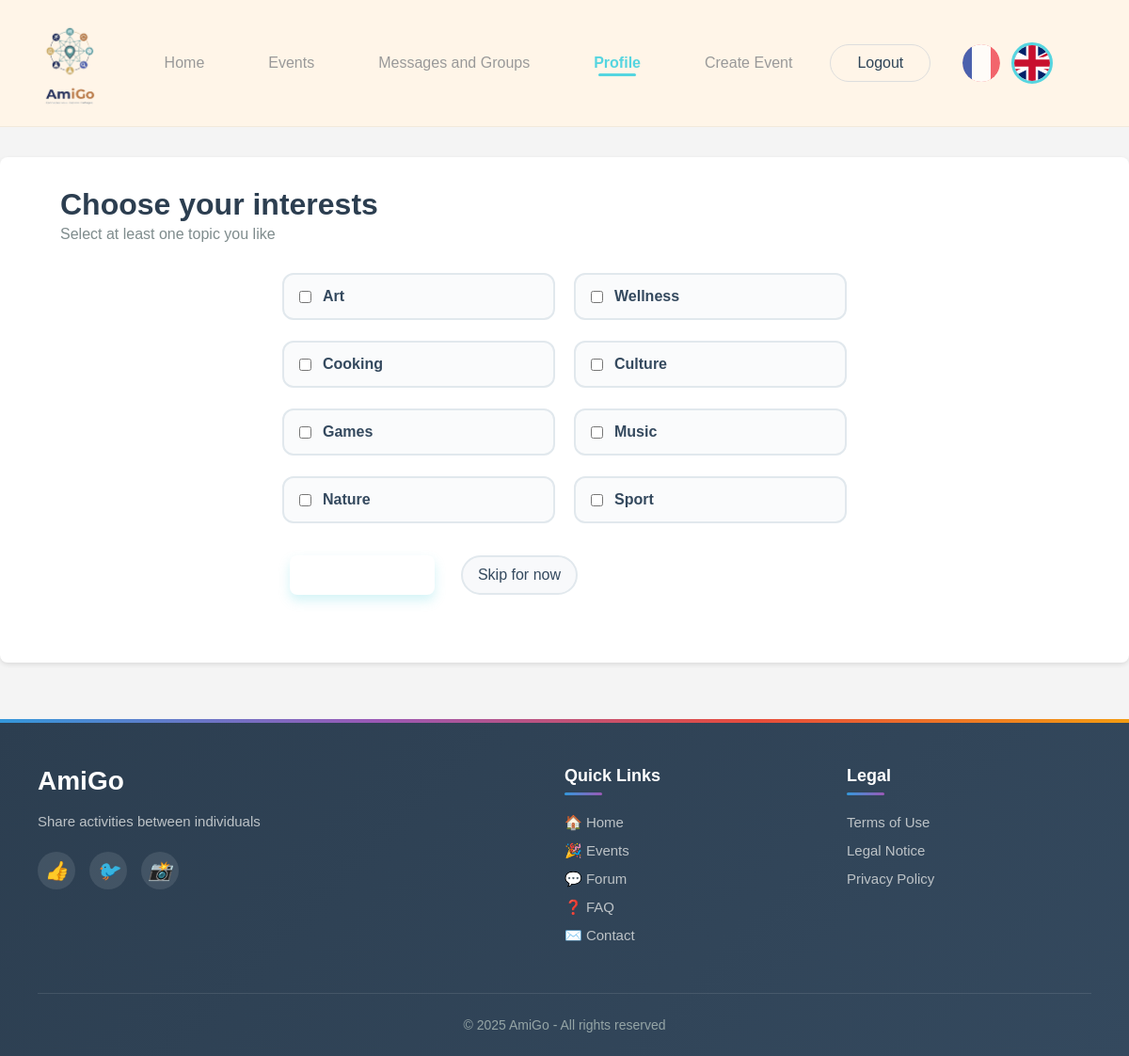
The page /profile/choose-interests.php (signed in) on the database its author committed.
### tables this page shows
CREATE TABLE IF NOT EXISTS activity_categories (
    id INT AUTO_INCREMENT PRIMARY KEY,
    name VARCHAR(50) NOT NULL UNIQUE,
    color VARCHAR(7) NOT NULL,
    icon VARCHAR(50),
    created_at TIMESTAMP DEFAULT CURRENT_TIMESTAMP
);

### includes/language.php (called while the page is built, shortened)
<?php
$translations = [];
function t($key, $params = []) {
    global $translations;
    $keys = explode('.', $key);
    $value = $translations;
    foreach ($keys as $k) {
        if (isset($value[$k])) {
            $value = $value[$k];
        } else {
            return $key;
        }
    }
    return $value;
}

### profile/choose-interests.php (the view, shortened to what this page needs)
<?php
require_once '../includes/language.php';
$pdo = getDB();
$userId = (int)$_SESSION['user_id'];
$categories = [];
$selected = [];
try {
    $pdo->exec("CREATE TABLE IF NOT EXISTS user_interest_categories (
        user_id INT NOT NULL,
        category_id INT NOT NULL,
        created_at TIMESTAMP DEFAULT CURRENT_TIMESTAMP,
        PRIMARY KEY (user_id, category_id),
        FOREIGN KEY (user_id) REFERENCES users(id) ON DELETE CASCADE,
        FOREIGN KEY (category_id) REFERENCES activity_categories(id) ON DELETE RESTRICT,
        INDEX idx_user (user_id),
        INDEX idx_category (category_id)
    ) ENGINE=InnoDB DEFAULT CHARSET=utf8mb4 COLLATE=utf8mb4_unicode_ci");
    $stmtCats = $pdo->query("SELECT id, name FROM activity_categories ORDER BY name");
    $categories = $stmtCats->fetchAll();
    $stmtSel = $pdo->prepare("SELECT category_id FROM user_interest_categories WHERE user_id = ?");
    $stmtSel->execute([$userId]);
    $selected = array_map(function($r){ return (int)$r['category_id']; }, $stmtSel->fetchAll());
} catch (PDOException $e) {
    $categories = [];
}
include '../includes/header.php';
?>
<div class="container choose-interests">
    <h2><?php echo t('profile.choose_interests_title'); ?></h2>
    <p class="subtitle"><?php echo t('profile.choose_interests_subtitle'); ?></p>
    <form method="POST">
        <div class="interests-grid">
            <?php foreach ($categories as $cat): $cid = (int)$cat['id']; ?>
                <label class="interest-item">
                    <input type="checkbox" name="interests[]" value="<?php echo $cid; ?>" <?php echo in_array($cid, $selected) ? 'checked' : ''; ?>>
                    <span><?php echo t('categories.' . $cat['name']); ?></span>
                </label>
            <?php endforeach; ?>
        </div>
        <div class="actions">
            <button type="submit" class="btn btn-primary">
            </button>
            <a href="recommendations.php" class="btn btn-secondary">
                <?php echo t('profile.choose_interests_skip'); ?>
            </a>
        </div>
    </form>
</div>
<?php include '../includes/footer.php';

### assets/css/header.css (style rules this page uses)
* { margin: 0; padding: 0; box-sizing: border-box; }
body { font-family: -apple-system, BlinkMacSystemFont, 'Segoe UI', Roboto, 'Helvetica Neue', Arial, sans-serif; background-color: #FFF5E8; }

### assets/css/style.css (style rules this page uses)
* { margin: 0; padding: 0; box-sizing: border-box; }
:root { --accent-fresh: #55D5E0; --accent-warm: #F6B12D; }
body { font-family: Arial, sans-serif; background-color: #f4f4f4; }
.container { padding: 2rem; }
.btn { display: inline-block; padding: 0.75rem 1.5rem; margin: 0.5rem; border: none; border-radius: 10px; cursor: pointer; text-decoration: none; transition: all 0.25s ease; }
.btn-primary { background: linear-gradient(135deg, #6ee0eb 0%, #4a7fad 100%); color: #fff; box-shadow: 0 8px 20px rgba(110, 224, 235, 0.35); }
.btn-secondary { background: #f8f9fb; color: #34495e; border: 2px solid #e1e8ed; border-radius: 999px; }
form { max-width: 600px; margin: 2rem auto; }
label { display: block; margin-bottom: 0.5rem; font-weight: bold; }

### profile/css/profile.css (style rules this page uses)
.btn { display: inline-block; padding: 0.75rem 1.5rem; border-radius: 8px; text-decoration: none; font-weight: 500; transition: all 0.3s ease; margin-right: 0.5rem; margin-bottom: 0.5rem; }
.btn-primary { background: linear-gradient(135deg, var(--brand-primary-1) 0%, var(--brand-primary-2) 100%); color: #fff; box-shadow: 0 6px 12px rgba(85, 213, 224, 0.25); }
.btn-secondary { background: #f8f9fb; color: #34495e; border: 2px solid #e1e8ed; border-radius: 999px; padding: 10px 16px; }
.choose-interests h2 { font-size: 2rem; color: #2c3e50; margin-bottom: 4px; }
.choose-interests p.subtitle { color: #7f8c8d; margin-bottom: 16px; }
.choose-interests .interests-grid { display: grid; grid-template-columns: repeat(2, 1fr); gap: 14px 20px; margin-top: 12px; }
.choose-interests .interest-item { background: #fafbfc; border: 2px solid #e1e8ed; border-radius: 12px; padding: 14px 16px; display: flex; align-items: center; }
.choose-interests .interest-item input[type="checkbox"] { margin-right: 12px; accent-color: var(--accent-fresh); }
.choose-interests .interest-item span { color: #34495e; font-weight: 600; }
.choose-interests .actions { margin-top: 18px; display: flex; gap: 12px; }

### rows shown on the page
activity_categories: name "Art"
activity_categories: name "Wellness"
activity_categories: name "Cooking"
activity_categories: name "Culture"
activity_categories: name "Games"
activity_categories: name "Music"
activity_categories: name "Nature"
activity_categories: name "Sport"

### other values the page prints
t('header.home') "Home"
t('header.events') "Events"
t('messages.page_title') "Messages and Groups"
t('header.profile') "Profile"
t('header.create_event') "Create Event"
t('header.logout') "Logout"
t('profile.choose_interests_title') "Choose your interests"
t('profile.choose_interests_subtitle') "Select at least one topic you like"
t('profile.choose_interests_skip') "Skip for now"
t('footer.share_activities') "Share activities between individuals"
t('footer.quick_links') "Quick Links"
t('footer.home') "Home"
t('footer.events') "Events"
t('footer.forum') "Forum"
t('footer.faq') "FAQ"
